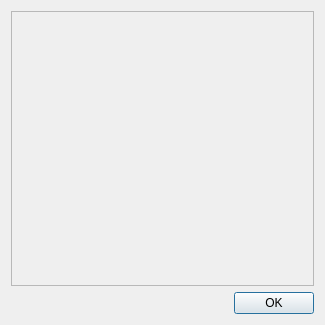
<?xml version="1.0" encoding="UTF-8"?>
<ui version="4.0">
 <class>HelpAboutDialog</class>
 <widget class="QDialog" name="HelpAboutDialog">
  <property name="windowModality">
   <enum>Qt::WindowModal</enum>
  </property>
  <property name="geometry">
   <rect>
    <x>0</x>
    <y>0</y>
    <width>325</width>
    <height>325</height>
   </rect>
  </property>
  <property name="sizePolicy">
   <sizepolicy hsizetype="Fixed" vsizetype="Fixed">
    <horstretch>0</horstretch>
    <verstretch>0</verstretch>
   </sizepolicy>
  </property>
  <property name="windowTitle">
   <string>About</string>
  </property>
  <property name="modal">
   <bool>true</bool>
  </property>
  <layout class="QVBoxLayout" name="verticalLayout">
   <item>
    <widget class="QFrame" name="frame">
     <property name="frameShape">
      <enum>QFrame::StyledPanel</enum>
     </property>
     <property name="frameShadow">
      <enum>QFrame::Raised</enum>
     </property>
    </widget>
   </item>
   <item>
    <widget class="QDialogButtonBox" name="buttonBox">
     <property name="orientation">
      <enum>Qt::Horizontal</enum>
     </property>
     <property name="standardButtons">
      <set>QDialogButtonBox::Ok</set>
     </property>
    </widget>
   </item>
  </layout>
 </widget>
 <resources/>
 <connections>
  <connection>
   <sender>buttonBox</sender>
   <signal>accepted()</signal>
   <receiver>HelpAboutDialog</receiver>
   <slot>accept()</slot>
   <hints>
    <hint type="sourcelabel">
     <x>248</x>
     <y>254</y>
    </hint>
    <hint type="destinationlabel">
     <x>157</x>
     <y>274</y>
    </hint>
   </hints>
  </connection>
  <connection>
   <sender>buttonBox</sender>
   <signal>rejected()</signal>
   <receiver>HelpAboutDialog</receiver>
   <slot>reject()</slot>
   <hints>
    <hint type="sourcelabel">
     <x>316</x>
     <y>260</y>
    </hint>
    <hint type="destinationlabel">
     <x>286</x>
     <y>274</y>
    </hint>
   </hints>
  </connection>
 </connections>
</ui>
